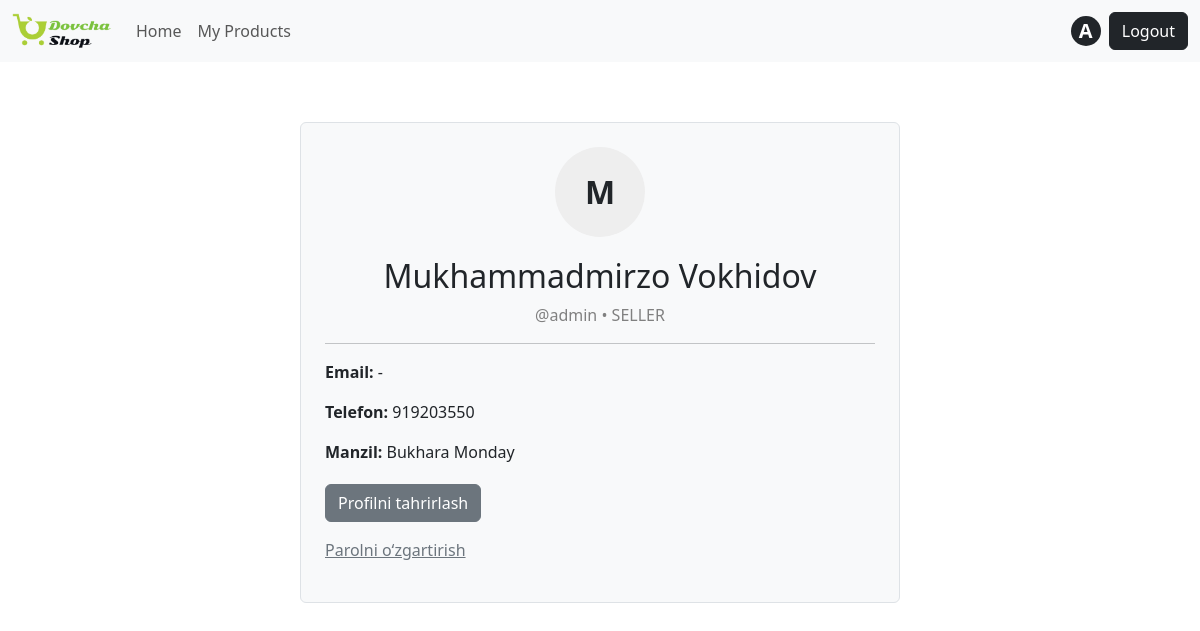
The app's page /accounts/profile/ (signed in), older data.
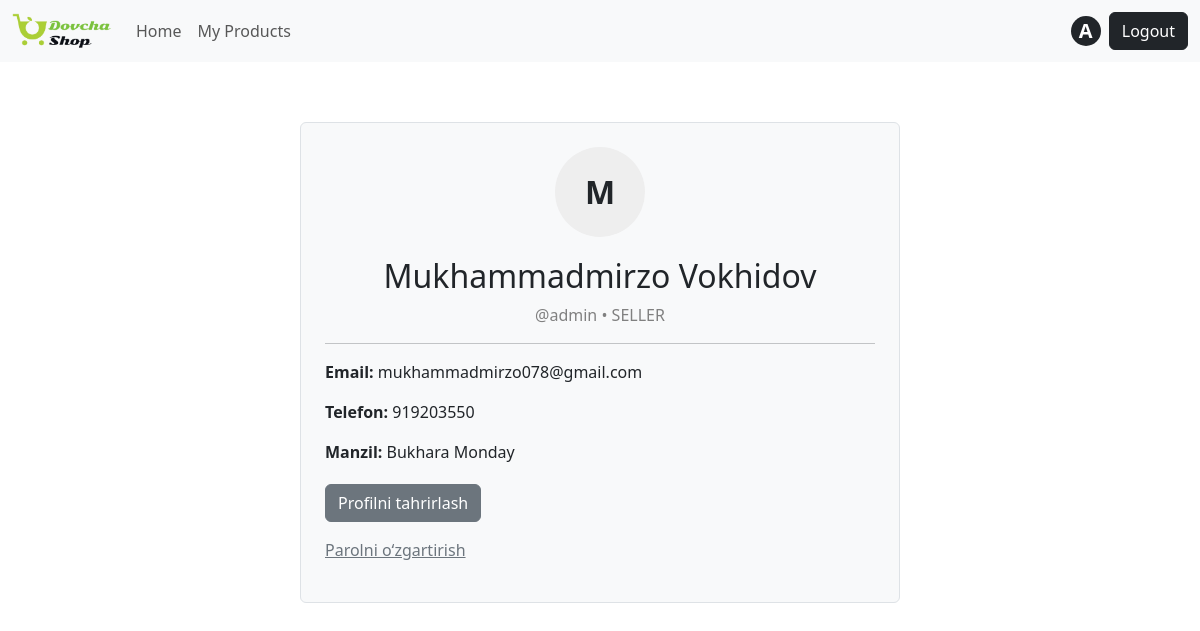
The same page, newer data.
### accounts/models.py (models this page shows, shortened)
class User(AbstractUser):
   class Role(models.TextChoices):
       BUYER = "BUYER", "Buyer"
       SELLER = "SELLER", "Seller"
   role = models.CharField(
       max_length=10,
       choices=Role.choices,
       default=Role.BUYER
   )
   image = models.ImageField(upload_to="avatars/", blank=True, null=True)
   phone = models.CharField(max_length=30, blank=True)
   address_text = models.CharField(max_length=255, blank=True)

### accounts/views.py (the view)
# urls.py: path("profile/", views.ProfileDetailView.as_view(), name="profile"),
class ProfileDetailView(LoginRequiredMixin, DetailView):
   model = User
   template_name = "accounts/profile_detail.html"
   context_object_name = "profile_user"
   def get_object(self):
       return self.request.user

### templates/accounts/profile_detail.html (shortened to what this page needs)
{% extends "base.html" %}
{% block content %}
<div class="container border rounded bg-light p-4" style="max-width:600px; margin-top:60px;">
    <div style="text-align:center; margin-bottom:20px;">
        {% if profile_user.image %}
            <img src="{{ profile_user.image.url }}"
                 alt="avatar"
                 style="width:90px;height:90px;border-radius:50%;object-fit:cover;">
        {% else %}
            <div style="width:90px;height:90px;border-radius:50%;background:#eee;
                        display:flex;align-items:center;justify-content:center;
                        font-size:32px;font-weight:600;margin:auto;">
                {{ profile_user.first_name|slice:":1"|upper }}
            </div>
        {% endif %}
    </div>
    <h2 style="text-align:center;">
        {{ profile_user.first_name }} {{ profile_user.last_name }}
    </h2>
    <p style="text-align:center;color:gray;">
        @{{ profile_user.username }} • {{ profile_user.role }}
    </p>
    <hr>
    <p><strong>Email:</strong> {{ profile_user.email|default:"-" }}</p>
    <p><strong>Telefon:</strong> {{ profile_user.phone|default:"-" }}</p>
    <p><strong>Manzil:</strong> {{ profile_user.address_text|default:"-" }}</p>
    <div style="margin-top:20px;">
        <a class="btn btn-secondary" href="{% url 'profile_edit' %}" style="text-decoration:none;">
            Profilni tahrirlash
        </a>
    </div>
    <a class="text-secondary my-3 d-inline-block" href="{% url 'password_change' %}">
Parolni o‘zgartirish
</a>
</div>
{% endblock %}

### templates/includes/navbar.html (shortened to what this page needs)
{% load static %}
<nav class="navbar navbar-expand-lg bg-body-tertiary">
  <div class="container-fluid">
    <a class="navbar-brand logo" href="/"><img src="{% static 'images/dochashop-logo.png' %}" alt=""></a>
    <div class="collapse navbar-collapse" id="navbarSupportedContent">
      <ul class="navbar-nav me-auto mb-2 mb-lg-0">
        <li class="nav-item">
          <a href="/" class="nav-link">Home</a>
        </li>
        <li class="nav-item">
          {% if request.user.is_authenticated and request.user.role == "SELLER" %}
<a class="nav-link" href="{% url 'seller_products' %}">
My Products
</a>
{% endif %}
        </li>
      </ul>
    {% if request.user.is_authenticated %}
            <div class="navbar-username">
              <a class="bg-dark text-white fw-bold m-2" href="{% url 'profile' %}">{{ request.user.username | slice:1 | title }}</a>
            </div>
               <form method="post" action="{% url 'logout' %}">
                   <button class="btn btn-dark" type="submit">Logout</button>
               </form>
           {% else %}
              <a class="btn btn-outline-secondary mx-3" href="{% url 'login' %}">Login</a>
               <a class="btn btn-secondary" href="{% url 'signup' %}">Register</a>
           {% endif %}
    </div>
  </div>
</nav>

Row changes from the older to the newer data that the page shows:
changed User "Mukhammadmirzo": email "-" → "mukhammadmirzo078@gmail.com"
